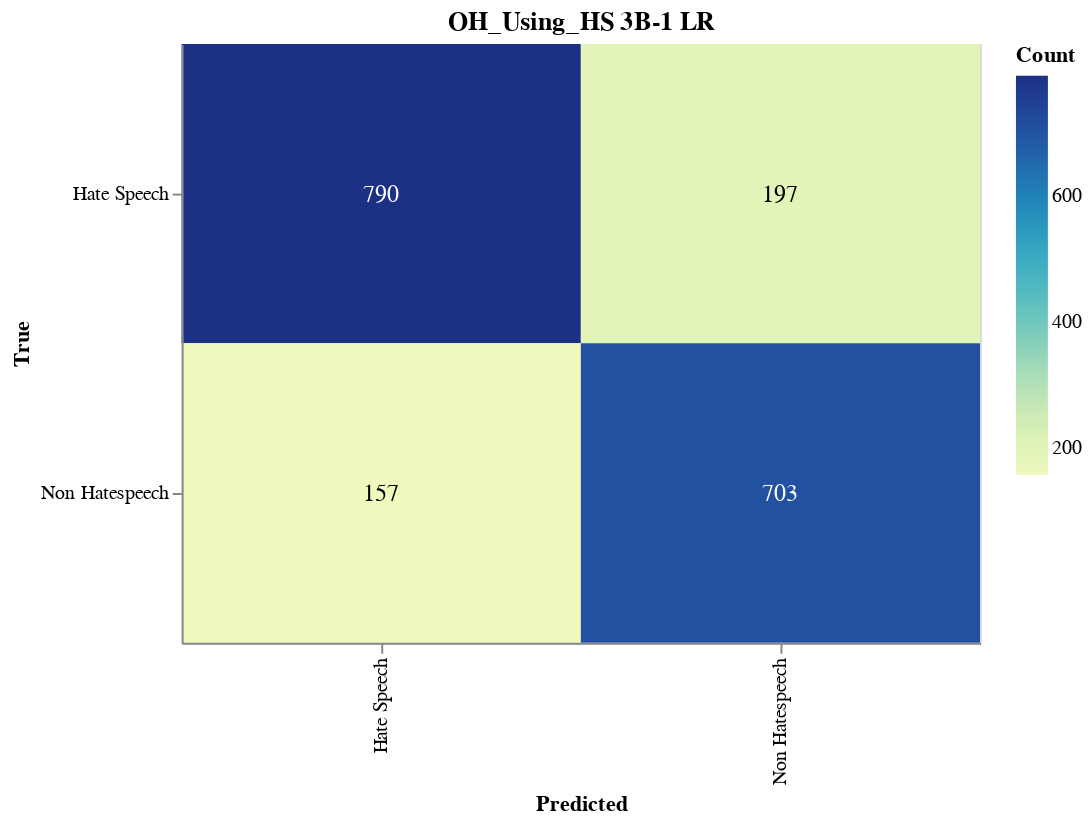

The code cell stored with this chart in its notebook:
### Markdown cell above
#### Save Confusion Matrix

### Code cell
import altair as alt
import altair_saver
import pandas as pd
from sklearn.metrics import confusion_matrix

# Calculate the confusion matrix
cm = confusion_matrix(true_labels, adjusted_predictions)

# Define class names
class_names = ['Non Hatespeech', 'Hate Speech']

# Convert confusion matrix to DataFrame
cm_df = pd.DataFrame(cm, index=class_names, columns=class_names).reset_index().melt(id_vars='index')
cm_df.columns = ['True', 'Predicted', 'Count']

# Ensure the order of categories
cm_df['True'] = pd.Categorical(cm_df['True'], categories=class_names, ordered=True)
cm_df['Predicted'] = pd.Categorical(cm_df['Predicted'], categories=class_names, ordered=True)

# Create the Altair plot
heatmap = alt.Chart(cm_df).mark_rect().encode(
    x=alt.X('Predicted:O', sort=class_names),
    y=alt.Y('True:O', sort=class_names),
    color='Count:Q',
    tooltip=['True', 'Predicted', 'Count']
).properties(
    width=400,
    height=300,
    title='OH_Using_HS 3B-1 LR'
)

# Add text labels
text = heatmap.mark_text(
    align='center',
    baseline='middle',
    fontSize=12
).encode(
    text='Count:Q',
    color=alt.condition(
        alt.datum.Count > cm.max() / 2,
        alt.value('white'),
        alt.value('black')
    )
)

# Combine heatmap and text
final_chart = heatmap + text

# Display the plot
final_chart.show()

### Figure 1 — Vega-Lite specification as saved in the notebook (floating-point values rounded to 4 significant figures)
{"config": {"view": {"continuousWidth": 300, "continuousHeight": 300}}, "layer": [{"mark": {"type": "rect"}, "encoding": {"color": {"field": "Count", "type": "quantitative"}, "tooltip": [{"field": "True", "type": "ordinal"}, {"field": "Predicted", "type": "ordinal"}, {"field": "Count", "type": "quantitative"}], "x": {"field": "Predicted", "sort": ["Hate Speech", "Non Hatespeech"], "type": "ordinal"}, "y": {"field": "True", "sort": ["Hate Speech", "Non Hatespeech"], "type": "ordinal"}}, "title": "OH_Using_HS 3B-1 LR"}, {"mark": {"type": "text", "align": "center", "baseline": "middle", "fontSize": 12}, "encoding": {"color": {"condition": {"test": "(datum.Count > 395.0)", "value": "white"}, "value": "black"}, "text": {"field": "Count", "type": "quantitative"}, "tooltip": [{"field": "True", "type": "ordinal"}, {"field": "Predicted", "type": "ordinal"}, {"field": "Count", "type": "quantitative"}], "x": {"field": "Predicted", "sort": ["Hate Speech", "Non Hatespeech"], "type": "ordinal"}, "y": {"field": "True", "sort": ["Hate Speech", "Non Hatespeech"], "type": "ordinal"}}, "title": "OH_Using_HS 3B-1 LR"}], "data": {"name": "data-fefdff01fe1c7b7827a8c195ec01b08c"}, "height": 300, "width": 400, "$schema": "https://vega.github.io/schema/vega-lite/v5.17.0.json", "datasets": {"data-fefdff01fe1c7b7827a8c195ec01b08c": [{"True": "Hate Speech", "Predicted": "Hate Speech", "Count": 790}, {"True": "Non Hatespeech", "Predicted": "Hate Speech", "Count": 157}, {"True": "Hate Speech", "Predicted": "Non Hatespeech", "Count": 197}, {"True": "Non Hatespeech", "Predicted": "Non Hatespeech", "Count": 703}]}}
